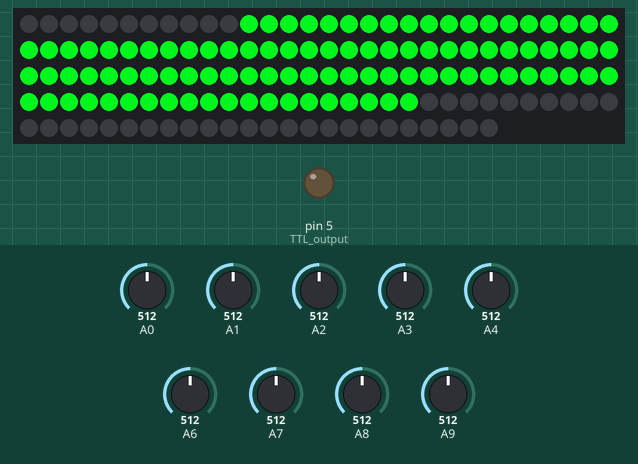
Simulated run of this sketch. Board: Arduino Mega 2560, built with avr-gcc and run on an emulated ATmega2560. On the bench: 144 RGB LEDs in strip order, left to right, continuing on the next row, output pins drawn as LEDs (lit = HIGH). Inputs (shaded band) come from the test bench; at power-on: A1 = 512, A4 = 512, A0 = 512, A7 = 512, A2 = 512, A3 = 512, A6 = 512, A8 = 512, A9 = 512. What the sketch prints to the serial monitor is not drawn.

Above: at 1.9 s.
2.0 s: A1 set to 290
At 3.1 s:
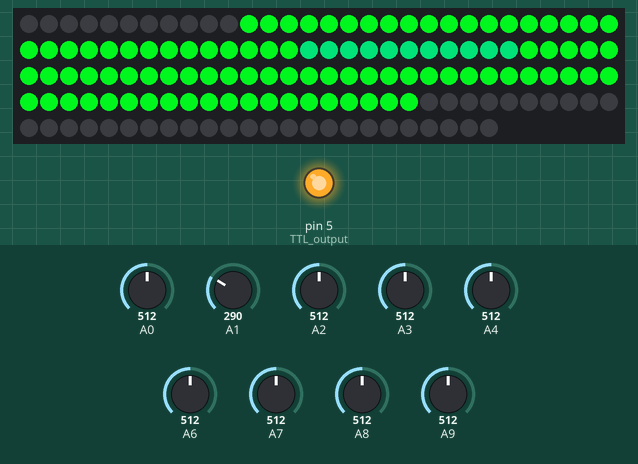
3.5 s: A4 set to 30
5.0 s: A0 set to 992
6.5 s: A1 set to 306
8.0 s: A0 set to 716
9.5 s: A7 set to 992
Timing chart, 0 to 12.0 s (numbered marks = the images above; inputs shaded):
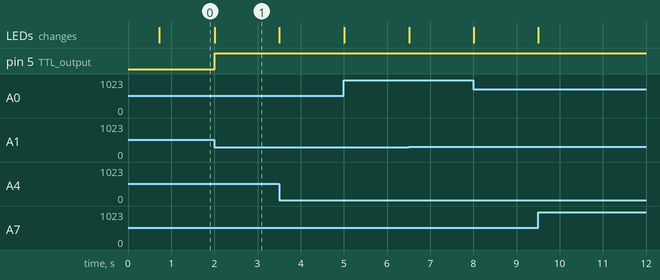

Measured:
- after the input at 2.0 s, pin 5 (TTL_output): LOW → HIGH at once; the LEDs: change at once (image 1)

The sketch:

SCF_Arduino_Ver_7.ino.ino
```cpp
/*
 * Short Circuit Finder
 * UMass Darmouth
 * Senior Design ECE 457/458
 * Team: Matthew Duncan, David Austin, Michael Dugas
 * Ver 7.0
 */

#include <Adafruit_DotStar.h>
#include <SPI.h>
#define NUMPIXELS 144 // Number of LEDs in strip

//Using LEDS with SPI, Pins 51,52 are used (MOSI, SCLK)
Adafruit_DotStar strip = Adafruit_DotStar(NUMPIXELS, DOTSTAR_RGB);
uint32_t temps[10];

void setup() {
#if defined(__AVR_ATtiny85__) && (F_CPU == 16000000L)
  clock_prescale_set(clock_div_1); // Enable 16 MHz on Trinket
#endif

  Serial.begin(2000000); // 2 MB / s
  strip.begin(); // Initialize pins for output
  strip.show();  // Turn all LEDs off ASAP

  pinMode(4, INPUT); //Unused, but is wired to LED screw terminals
  pinMode(5, OUTPUT); //TTL output

  //Averaging of each array
  const uint16_t numReadings = 100; //# readings to take of each sensor
  uint32_t sumAvg = 0; //Summed avg
  uint32_t  average = 0;//Average of individual array
  int c = 0; //counter variable
  uint8_t sensors[10] = {A4, A3, A2, A1, A0, A9, A8, A7, A6}; //Analog pins being read by sensors
  int arrSize = sizeof(sensors) / sizeof(int); //Exact size of array

  //For arrays 0-10, ennumerate through and sum the average of 100 readings. Store the average into the temp array for the specific position
  for (int i = 0; i < 10; i++)
  {
    for (c = 0; c < numReadings; c++)
    {
      uint32_t temp = (1023 - analogRead(A0));
      Serial.print("\t Temp: ");
      Serial.println(temp);
      Serial.print("\t i: ");
      Serial.print(i);
      sumAvg = sumAvg + temp;
      Serial.print("\t sum " );
      Serial.print(sumAvg);
      temp = 0;
    }
    Serial.print("\t count: ");
    Serial.print(c);
    average = sumAvg / numReadings;
    Serial.print("\t Average : ");
    Serial.println(average);
    temps[i] = average;
    average = 0;
    sumAvg = 0;
  }
}

void loop() {
  //0-200 blue->green
  //201-3ff green-> red
  uint8_t r, g, b; //setup of r,g,b variables
  //Store the ADC value of each array into a 16 bit integer variable
  uint16_t temp0 = analogRead(A4);
  uint16_t temp1 = analogRead(A3);
  uint16_t temp2 = analogRead(A2);
  uint16_t temp3 = analogRead(A1);
  uint16_t temp4 = analogRead(A0);
  uint16_t temp5 = analogRead(A9);
  uint16_t temp6 = analogRead(A8);
  uint16_t temp7 = analogRead(A7);
  uint16_t temp8 = analogRead(A6);
  //UNUSED Currently uint16_t temp9 = analogRead(A5);

  //Reading from OP Amp is inverted, so 1023-temp gives the actual reading
  uint16_t adc0 = (1023 - temp0);
  uint16_t adc1 = 1023 - temp1;
  uint16_t adc2 = 1023 - temp2;
  uint16_t adc3 = 1023 - temp3;
  uint16_t adc4 = 1023 - temp4;
  uint16_t adc5 = 1023 - temp5;
  uint16_t adc6 = 1023 - temp6;
  uint16_t adc7 = 1023 - temp7;
  uint16_t adc8 = 1023 - temp8;
  //UNUSED Currently uint16_t avg9 = 1023-temp9;

  //Print the ADC value of each array to the serial monitor
  Serial.print("\ntemp0: ");
  Serial.print(adc0);
  Serial.print("\ttemp1: ");
  Serial.print(adc1);
  Serial.print("\ttemp2: ");
  Serial.print(adc2);
  Serial.print("\ttemp3: ");
  Serial.print(adc3);
  Serial.print("\ttemp4: ");
  Serial.print(adc4);
  Serial.print("\ttemp5: ");
  Serial.print(adc5);
  Serial.print("\ttemp6: ");
  Serial.print(adc6);
  Serial.print("\ttemp7: ");
  Serial.print(adc7);
  Serial.print("\ttemp8: ");
  Serial.print(adc8);
  //Once added, uncomment
  // Serial.print("\ttemp9: ");
  // Serial.print(adc9);

  //Testing for use of TTL
  //    if(temps[0] >= adc0+15)
  //    {
  //     setAllLeds(255,0,0);
  //     strip.show();
  //    }

//test for ttl output
if (adc0 >= temps[0]+9 || adc1 >= temps[1]+9 || adc2 >= temps[2]+9 || adc3 >= temps[3]+9 || adc4 >= temps[4]+9 ||
    adc5 >= temps[5]+9 || adc6 >= temps[6]+9 || adc7 >= temps[7]+9 || adc8 >= temps[8]+9 )
{
  digitalWrite(5,HIGH);
}
else
{
  digitalWrite(5,LOW);
}

//////////////////////////////////////////////////////////////////////////////////////////////////////
//////////////////////////////////////////////////////////////////////////////////////////////////////
//////////////////////////////////////////////////////////////////////////////////////////////////////


  //Color Mapping
  //Send the colormap function the specific avg, and the r,g,b variables addressed
  colormap(adc0, &r, &g, &b);
  setLedPortion(r, g, b, 1);
  colormap(adc1, &r, &g, &b);
  setLedPortion(r, g, b, 2);
  colormap(adc2, &r, &g, &b);
  setLedPortion(r, g, b, 3);
  colormap(adc3, &r, &g, &b);
  setLedPortion(r, g, b, 4);
  colormap(adc4, &r, &g, &b);
  setLedPortion(r, g, b, 5);
  colormap(adc5, &r, &g, &b);
  setLedPortion(r, g, b, 6);
  colormap(adc6, &r, &g, &b);
  setLedPortion(r, g, b, 7);
  colormap(adc7, &r, &g, &b);
  setLedPortion(r, g, b, 8);
  colormap(adc8, &r, &g, &b);
  setLedPortion(r, g, b, 9);
  strip.show();
}
//----------------------------------------------

//Sets each pixel to the color specified in the function call, then turns on the pixel to that color
void setAllLeds(uint8_t *r, uint8_t *g, uint8_t *b) {
  for (int i = 0; i < NUMPIXELS; i++)
    strip.setPixelColor(i, b, g, r);
}

//Sets portion of LEDS based on provided section ie. n = 0, is the first 11 LEDS
void setLedPortion(uint8_t *r, uint8_t *g, uint8_t *b, int n) {
  //Each sensor has about 11 LEDS
  for (int i = n * 11; i < 11 + (11 * n);  i++)
  {
    strip.setPixelColor(i, b, g, r);
  }
}

//colormap function to map the spectrum based on the provided temp input
void colormap(uint16_t i, uint8_t *r, uint8_t *g, uint8_t *b)
{
  uint8_t v;
  if (i < 300)
  {
    v = map(i, 0, 300, 0, 255);
    //b,g,r
    //strip.setPixelColor(0,255-v,v,0);
    *r = 0;
    *b = 255 - v;
    *g = v;

  }
  else //>301
  {
    //      //g-r
    v = map(i, 301, 400, 0, 255);
    // b,g,r
    *r = v;
    *b = 0;
    *g = 255 - v;
  }
}
```
